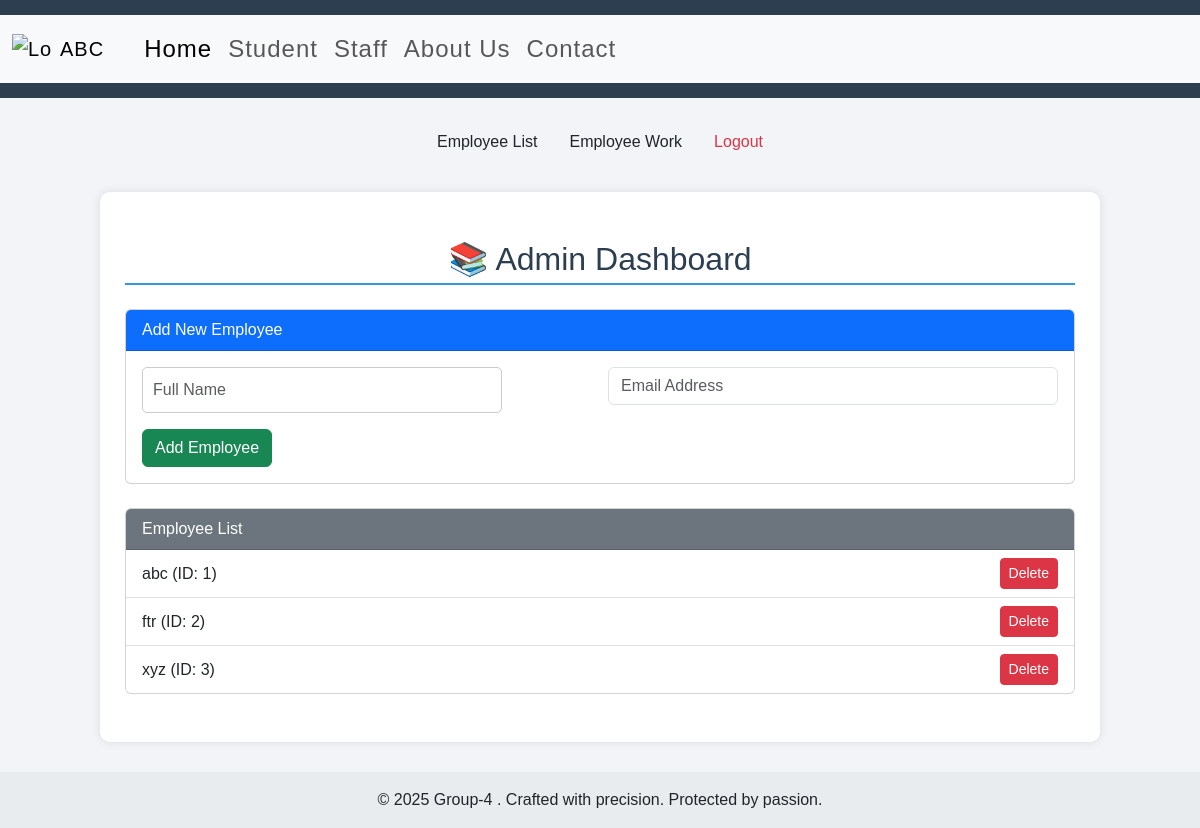
The page /admin (signed in) on the database its author committed.
### app.py (models this page shows)
class Staff(db.Model):
    id = db.Column(db.Integer,primary_key=True)
    name = db.Column(db.String(50))
    mail = db.Column(db.String(50))

### app.py (the view, shortened to what this page needs)
@app.route("/admin",methods=["GET","POST"])
def Employee_Add():
    if session.get("U","X")!="A":
        return render_template("error.html")
    return render_template("admin.html",emp = Staff.query.all())

### templates/admin.html (shortened to what this page needs)
{% extends "base.html" %}
{% block b %}
<br>
<ul class="nav justify-content-center">
  <li class="nav-item">
    <a class="nav-link text-dark" href="/admin">Employee List</a>
  </li>
  <li class="nav-item">
    <a class="nav-link text-dark" href="/staffwork">Employee Work</a>
  </li>
  <li class="nav-item">
    <a class="nav-link text-danger" href="/logout">Logout</a>
  </li>
</ul>
<div class="container py-5">
    <h2 class="mb-4 text-center">📚 Admin Dashboard</h2>
    <div class="card mb-4">
      <div class="card-header bg-primary text-white">Add New Employee</div>
      <div class="card-body">
        <form action="/admin" id="addEmployeeForm" method="post">
          <div class="row g-3">
            <div class="col-md-6">
              <input type="text" class="form-control" name="name" placeholder="Full Name" required>
            </div>
            <div class="col-md-6">
              <input type="email" class="form-control" name="mail" placeholder="Email Address" required>
            </div>
          </div>
          <button type="submit" class="btn btn-success mt-3">Add Employee</button>
        </form>
      </div>
    </div>
    <div class="card">
      <div class="card-header bg-secondary text-white">Employee List</div>
      <ul class="list-group list-group-flush">
        {% for e in emp %}
        <li class="list-group-item d-flex justify-content-between align-items-center">
          {{e.name}} (ID: {{e.id}})
          <a href="/edel/{{e.id}}" type="button" class="btn btn-sm btn-danger">Delete</a>
        </li>
        {% endfor %}
      </ul>
    </div>
  </div>
{% endblock b %}

### static/style.css (style rules this page uses)
body { font-family: 'Poppins', sans-serif; background: #f2f4f7; margin: 0; padding: 0; }
.container { width: 90%; max-width: 1000px; margin: 30px auto; background: #fff; padding: 25px; border-radius: 10px; box-shadow: 0 0 10px rgba(0,0,0,0.1); }
h2 { color: #2c3e50; margin-bottom: 10px; border-bottom: 2px solid #3498db; padding-bottom: 5px; }
input[type="text"] { width: 80%; padding: 10px; border: 1px solid #ccc; border-radius: 5px; font-size: 16px; }
button { padding: 10px 15px; background: #3498db; color: white; border: none; border-radius: 5px; cursor: pointer; font-size: 16px; }

### rows shown on the page
Staff: name "abc", id "1"
Staff: name "ftr", id "2"
Staff: name "xyz", id "3"
